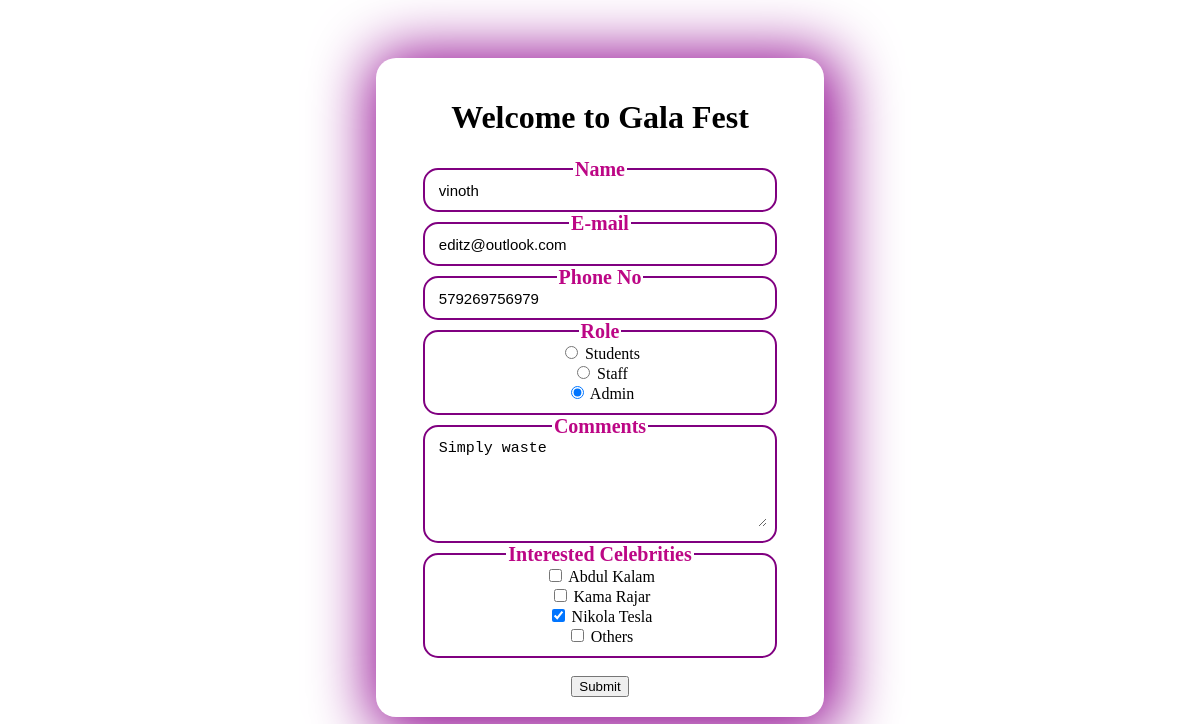
Page /update/5/ on the earlier database version.
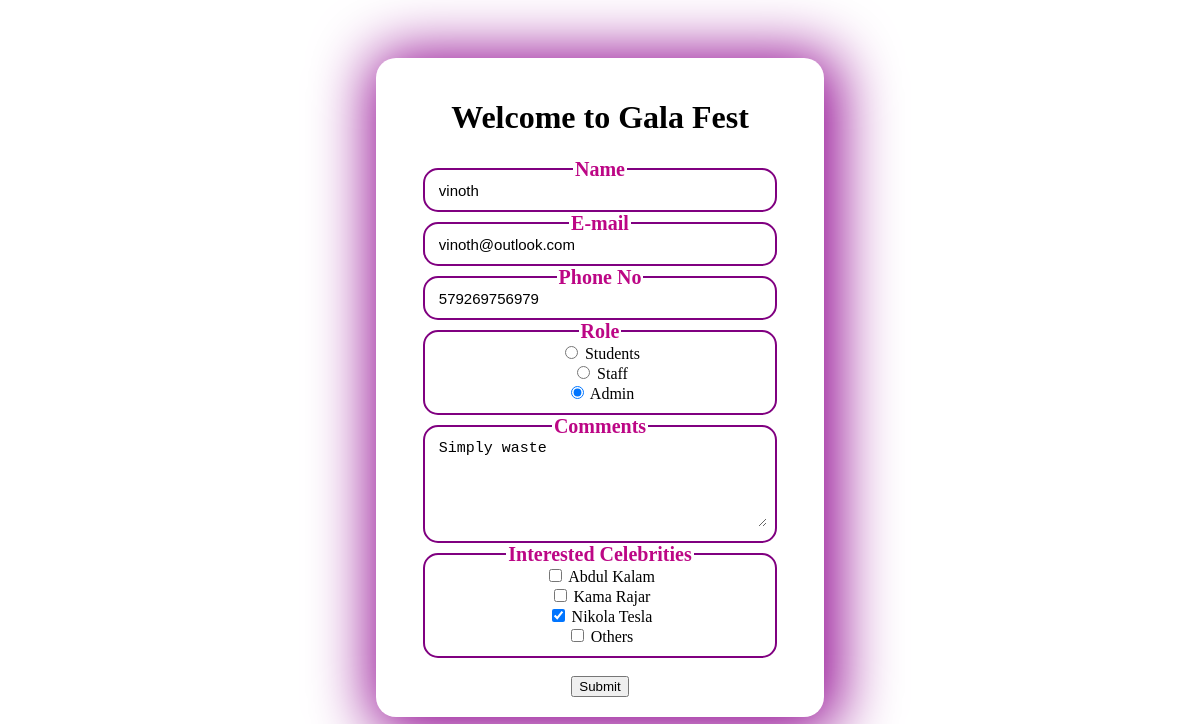
Same page on the later database version.
### crud_app/models.py (models this page shows)
class Register(models.Model):
    username = models.TextField(max_length=100)
    email = models.EmailField(null=True, blank=True)  # Allow null values
    phone = models.PositiveIntegerField()
    role = models.TextField()
    comments = models.TextField(null=True, blank=True, max_length=1000)  # Allow null values
    celebrities = models.TextField()

### crud_app/views.py (the view)
# urls.py: path('update/<int:record_id>/',views.update_record,name='update_record')
def update_record(request,record_id):
    record = get_object_or_404(Register, pk=record_id)
    if request.method == 'POST':
        form = RegisterForm(request.POST, instance=record)
        if form.is_valid():
            form.save()
            return redirect('read')
    else:
        form = RegisterForm(instance=record)
    return render(request,'update.html',{'user':record})

### crud_app/templates/update.html (shortened to what this page needs)
<!DOCTYPE html>
<html>
<head>
</head>
<body>
<div>
    <h1>Welcome to Gala Fest</h1>
    <form  method="post">
        <fieldset>
            <legend>Name</legend>
            <input type="text" name="username" id="name" value="{{user.username}}"><br>
        </fieldset>
        <fieldset>
            <legend>E-mail</legend>
            <input type="email" name="email" id="mail" value="{{user.email}}"><br>
        </fieldset>
        <fieldset>
            <legend>Phone No</legend>
            <input type="tel" name="phone" id="phone" value="{{user.phone}}"><br>
        </fieldset>
        <fieldset>
            <legend>Role</legend>
            <input type="radio" name="role"  {% if user.role == 'student' %}checked{% endif %} id="student" value="student" name="role" >
            <label  for="student">Students</label><br>
            <input type="radio" {% if user.role == 'staff' %}checked{% endif %} name="role" value="staff" id="staff">
            <label for="staff">Staff</label><br>
            <input value="admin"  {% if user.role == 'admin' %}checked{% endif %} type="radio" name="role" id="admin">
            <label for="admin">Admin</label><br>
        </fieldset>
        <fieldset>
            <legend>Comments</legend>
            <textarea name="comments" id="comments" cols="40" rows="5">{{ user.comments }}</textarea>
        </fieldset>
        <fieldset>
            <legend>Interested Celebrities</legend>
            <input value="Abdul Kalam" type="checkbox" name="celebrities" id="ak" {% if "Abdul Kalam" in user.celebrities %}checked{% endif %}>
            <label for="ak">Abdul Kalam</label><br>
            <input value="kamarajar"  type="checkbox" name="celebrities" id="kr" {% if "kamarajar" in user.celebrities %}checked{% endif %}>
            <label for="kr">Kama Rajar</label><br>
            <input value="nikola tesla"  type="checkbox" name="celebrities" id="nt" {% if "nikola tesla" in user.celebrities %}checked{% endif %}>
            <label for="nt">Nikola Tesla</label><br>
            <input value="others" type="checkbox" name="celebrities" id="others" {% if "others" in user.celebrities %}checked{% endif %}>
            <label for="others">Others</label><br>
        </fieldset><br>
        <button type="submit">Submit</button>
    </form>
</div>
</body>
</html>

Differences in the rows shown:
changed Register "vinoth": email "editz@outlook.com" → "vinoth@outlook.com"
